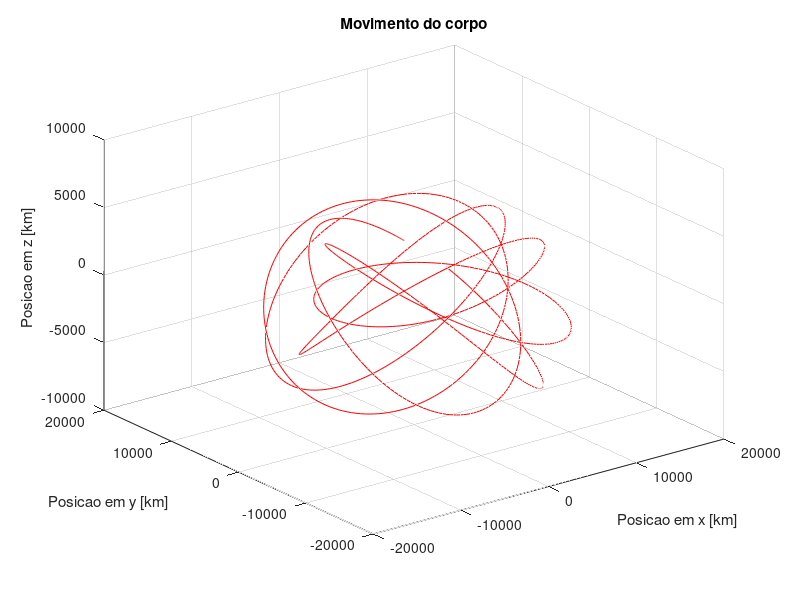

The MATLAB script that drew this image: (Note: this script raises an error after producing the figure.)
function atividade4()

    ut = 3.9860040*10^5;
    hora = 2;
    min = 15;
    seg = 10;
    altitude = 3000;
    Rt = 6378;

    a = Rt + altitude;
    e = 0.1;
    
    i = 30;
    omega = 45;
    w = 60;
    
    i = i*pi/180;
    omega = omega*pi/180;
    w = w*pi/180;

    T = (hora + (min/60) + (seg/3600))*3600;
    n = sqrt(ut/a^3);
    M = n*T;

    E0 = 0;
    iter = 0;
    itermax = 100;

    Er = E0;
    es = 0.05;

    while(1)
        Erold = Er;
        x1 = Erold - e*sin(Erold)-M;
        x2 = 1 - e*cos(Erold);
        Er = Erold - (x1/x2);
        iter = iter + 1;
        if Er ~= 0
            ea = abs((Er - Erold)/Er)*100;
        end
        if ea < es || iter >= itermax
            E = Er;
            break;
        end
    end
    
    r = a*(1 - e*cos(E));
    X = a*(cos(E) - e);
    Y = a*sqrt(1 - e^2)*sin(E);
    Z = 0;
    Vx = -n*(a^2)*sin(E)/r;
    Vy = n*(a^2)*sqrt(1 - e^2)*cos(E)/r;
    Vz = 0;

    Rz_omega = [cos(-omega) sin(-omega) 0;-sin(-omega) cos(-omega) 0;0 0 1];
    Rx_i = [1 0 0;0 cos(-i) sin(-i);0 -sin(-i) cos(-i)];
    Rz_w = [cos(-w) sin(-w) 0;-sin(-w) cos(-w) 0;0 0 1];

    Rot = Rz_omega*Rx_i;
    Rot = Rot*Rz_w;

    Pos = [X;Y;Z];
    V = [Vx;Vy;Vz];

    Pos_0 = Rot*Pos;
    V_0 = Rot*V;

    t0 = 0;
    tf = 86200;
    
    options = odeset('Abstol', [1e-6 1e-6 1e-6 1e-6 1e-6 1e-6], 'Reltol', 1e-6); 
    
    [~,valores_saida] = ode45( @odefun,[t0 tf],[Pos_0(1) Pos_0(2) Pos_0(3) V_0(1) V_0(2) V_0(3)],options);
    [lon,lat,~] = cart2sph(valores_saida(:,1),valores_saida(:,2),valores_saida(:,3));
    
    figure(1);
    plot3(valores_saida(:,1),valores_saida(:,2),valores_saida(:,3),'r');
    title('Movimento do corpo');
    xlabel('Posicao em x [km]');
    ylabel('Posicao em y [km]');
    zlabel('Posicao em z [km]');
    grid on;
    axis([-2 2 -2 2 -1 1]*10^4);
    
    figure(2);
    geoshow('landareas.shp', 'FaceColor', [0.8 1 0.8]);
    hold on;
    plot(lon*180/pi, lat*180/pi, '.k');
    axis equal;
    
    
end


function [G] = odefun(~,I)
    
    G = zeros(6,1);
    
    w = 7.29*10^-5;
    ut = 3.9860040*(10^5);
    r = sqrt(I(1)^2 + I(2)^2 + I(3)^2);
    
    G(1) = I(4);
    G(2) = I(5);
    G(3) = I(6);
    
    G(4) = -ut*I(1)/(r^3)+(w^2)*I(1)+2*w*I(5);
    G(5) = -ut*I(2)/(r^3)+(w^2)*I(2)-2*w*I(4);
    G(6) = -ut*I(3)/(r^3);

end